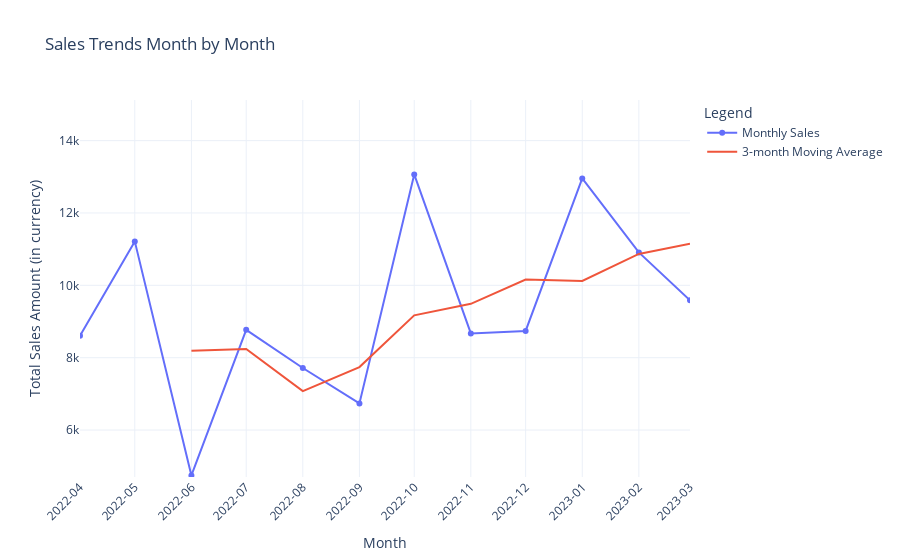

Notebook source saved alongside this figure:
### Code cell
import pandas as pd
import plotly.express as px
import plotly.graph_objects as go
from plotly.subplots import make_subplots

# Load the dataset
file_path = 'Balaji Fast Food Sales.csv'
sales_over_time = pd.read_csv(file_path)

# Ensure sales_over_time['date'] is in datetime format
sales_over_time['date'] = pd.to_datetime(sales_over_time['date'], errors='coerce')

# Convert date to month and year as string
sales_over_time['year_month'] = sales_over_time['date'].dt.to_period('M').astype(str)

# Group data by month
monthly_sales = sales_over_time.groupby('year_month').agg({
    'transaction_amount': 'sum'
}).reset_index()

# Convert 'year_month' back to datetime for plotting
monthly_sales['year_month'] = pd.to_datetime(monthly_sales['year_month'], format='%Y-%m')

# Create a new smoothed trend line using a rolling window for quarters (3 months)
monthly_sales['3month_moving_average'] = monthly_sales['transaction_amount'].rolling(window=3).mean()

# Calculate IQR for transaction amounts
Q1 = monthly_sales['transaction_amount'].quantile(0.25)
Q3 = monthly_sales['transaction_amount'].quantile(0.75)
IQR = Q3 - Q1

# Determine y-axis range based on IQR
y_min = Q1 - 1.5 * IQR
y_max = Q3 + 1.5 * IQR

# Create a figure
fig = make_subplots(specs=[[{"secondary_y": False}]])

# Add monthly sales trace
fig.add_trace(
    go.Scatter(x=monthly_sales['year_month'], y=monthly_sales['transaction_amount'], mode='lines+markers', name='Monthly Sales'),
    secondary_y=False,
)

# Add 3-month Moving Average trace
fig.add_trace(
    go.Scatter(x=monthly_sales['year_month'], y=monthly_sales['3month_moving_average'], mode='lines', name='3-month Moving Average'),
    secondary_y=False,
)

# Adding the highest sales annotation
max_month = monthly_sales.loc[monthly_sales['transaction_amount'].idxmax()]['year_month']
max_amount = monthly_sales['transaction_amount'].max()
fig.add_annotation(
    x=max_month,
    y=max_amount,
    text=f"Highest Sales: {max_amount}",
    showarrow=True,
    arrowhead=2,
    ax=20,
    ay=-40
)

# Update layout
fig.update_layout(
    title_text='Sales Trends Month by Month',
    xaxis_title='Month',
    yaxis_title='Total Sales Amount (in currency)',
    legend_title='Legend',
    template='plotly_white',
    xaxis=dict(
        tickmode='array',
        tickvals=monthly_sales['year_month'],
        ticktext=monthly_sales['year_month'].dt.strftime('%Y-%m'),
        dtick="M1",
        tickformat="%Y-%m",
        tickangle=-45,  # Rotate tick labels for better readability
        range=[monthly_sales['year_month'].min(), monthly_sales['year_month'].max()]  # Set range to zoom in
    ),
    yaxis=dict(
        range=[y_min, y_max]  # Set y-axis range based on the IQR
    )
)

# Show the plot
fig.show()

### Figure 1 — Plotly figure (JSON) as saved in the notebook; plotly's stock layout.template omitted (floating-point values rounded to 4 significant figures)
{"data": [{"mode": "lines+markers", "name": "Monthly Sales", "type": "scatter", "x": ["2022-04-01T00:00:00", "2022-05-01T00:00:00", "2022-06-01T00:00:00", "2022-07-01T00:00:00", "2022-08-01T00:00:00", "2022-09-01T00:00:00", "2022-10-01T00:00:00", "2022-11-01T00:00:00", "2022-12-01T00:00:00", "2023-01-01T00:00:00", "2023-02-01T00:00:00", "2023-03-01T00:00:00", null], "xaxis": "x", "y": [8610, 11215, 4745, 8770, 7715, 6735, 13065, 8670, 8740, 12955, 10910, 9585, 163515], "yaxis": "y"}, {"mode": "lines", "name": "3-month Moving Average", "type": "scatter", "x": ["2022-04-01T00:00:00", "2022-05-01T00:00:00", "2022-06-01T00:00:00", "2022-07-01T00:00:00", "2022-08-01T00:00:00", "2022-09-01T00:00:00", "2022-10-01T00:00:00", "2022-11-01T00:00:00", "2022-12-01T00:00:00", "2023-01-01T00:00:00", "2023-02-01T00:00:00", "2023-03-01T00:00:00", null], "xaxis": "x", "y": [null, null, 8190, 8243.0, 7077.0, 7740, 9172.0, 9490, 10160.0, 10120.0, 10870.0, 11150, 61340.0], "yaxis": "y"}], "layout": {"annotations": [{"arrowhead": 2, "ax": 20, "ay": -40, "showarrow": true, "text": "Highest Sales: 163515", "x": null, "y": 163515}], "legend": {"title": {"text": "Legend"}}, "title": {"text": "Sales Trends Month by Month"}, "xaxis": {"anchor": "y", "domain": [0, 1], "dtick": "M1", "range": ["2022-04-01T00:00:00", "2023-03-01T00:00:00"], "tickangle": -45, "tickformat": "%Y-%m", "tickmode": "array", "ticktext": ["2022-04", "2022-05", "2022-06", "2022-07", "2022-08", "2022-09", "2022-10", "2022-11", "2022-12", "2023-01", "2023-02", "2023-03", null], "tickvals": ["2022-04-01T00:00:00", "2022-05-01T00:00:00", "2022-06-01T00:00:00", "2022-07-01T00:00:00", "2022-08-01T00:00:00", "2022-09-01T00:00:00", "2022-10-01T00:00:00", "2022-11-01T00:00:00", "2022-12-01T00:00:00", "2023-01-01T00:00:00", "2023-02-01T00:00:00", "2023-03-01T00:00:00", null], "title": {"text": "Month"}}, "yaxis": {"anchor": "x", "domain": [0, 1], "range": [4702.0, 15120.0], "title": {"text": "Total Sales Amount (in currency)"}}}}
